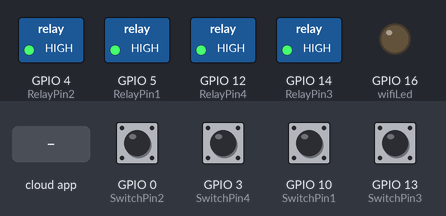
Bench run of a sketch on a simulated ESP8266 (NodeMCU). On the bench: switched loads named in the sketch (green lamp = pin HIGH), output pins drawn as LEDs (lit = HIGH). The inputs (shaded band) are chosen by the test bench; at power-on: GPIO 0 (SwitchPin2), GPIO 3 (SwitchPin4), GPIO 10 (SwitchPin1), GPIO 13 (SwitchPin3) HIGH. WiFi joins after 1.5 s; servers stay silent unless stated; what the sketch prints to the serial monitor is not drawn.

Above: at 2.7 s.
2.8 s: the phone or cloud app sets SWITCH_ID_NO_1_HERE to 1
At 3.2 s:
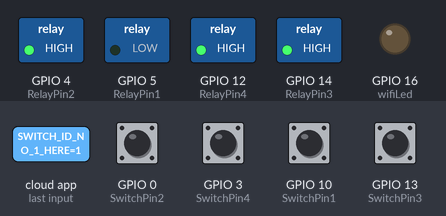
4.3 s: the phone or cloud app sets SWITCH_ID_NO_2_HERE to 1
At 5.5 s:
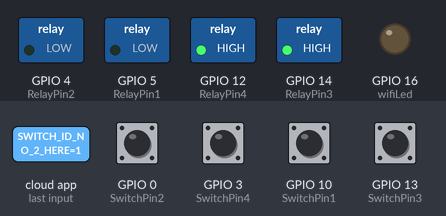
5.8 s: the phone or cloud app sets SWITCH_ID_NO_1_HERE to 0
At 6.7 s:
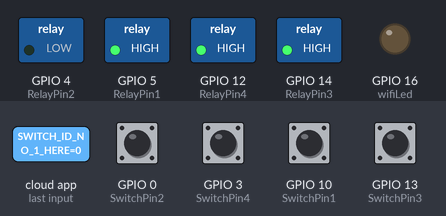
7.3 s: the phone or cloud app sets SWITCH_ID_NO_3_HERE to 1
At 7.8 s:
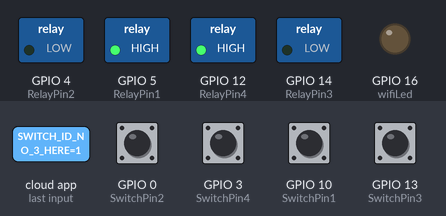
8.8 s: the phone or cloud app sets SWITCH_ID_NO_4_HERE to 1
At 10.0 s:
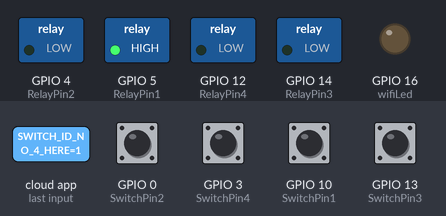
10.3 s: GPIO 0 (SwitchPin2) pulled LOW for 0.15 s
At 10.42 s:
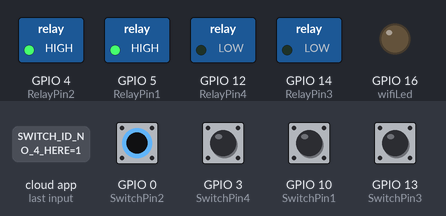
Timing chart, 0 to 13.0 s (numbered marks = the images above; inputs shaded):
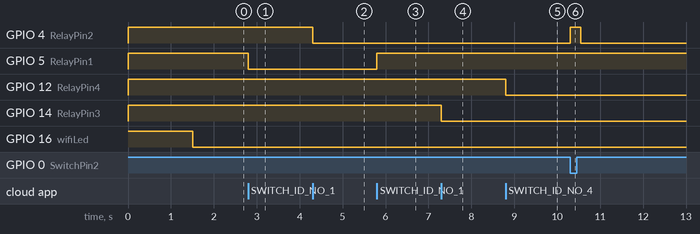

The sketch:

homeautomation.ino
```cpp
#ifdef ENABLE_DEBUG
       #define DEBUG_ESP_PORT Serial
       #define NODEBUG_WEBSOCKETS
       #define NDEBUG
#endif

#include <Arduino.h>
#include <ESP8266WiFi.h>
#include "SinricPro.h"
#include "SinricProSwitch.h"

#include <map>

#define WIFI_SSID         "Redmi Note 8"
#define WIFI_PASS         "raj44444"
#define APP_KEY           "Your app_key"
#define APP_SECRET        "Your app_secret"

#define device_ID_1   "SWITCH_ID_NO_1_HERE"
#define device_ID_2   "SWITCH_ID_NO_2_HERE"
#define device_ID_3   "SWITCH_ID_NO_3_HERE"
#define device_ID_4   "SWITCH_ID_NO_4_HERE"


#define RelayPin1 5
#define RelayPin2 4
#define RelayPin3 14
#define RelayPin4 12

#define SwitchPin1 10
#define SwitchPin2 0
#define SwitchPin3 13
#define SwitchPin4 3

#define wifiLed   16


#define BAUD_RATE   115200

#define DEBOUNCE_TIME 250

typedef struct {
  int relayPIN;
  int flipSwitchPIN;
} deviceConfig_t;


std::map<String, deviceConfig_t> devices = {

    {device_ID_1, {  RelayPin1, SwitchPin1 }},
    {device_ID_2, {  RelayPin2, SwitchPin2 }},
    {device_ID_3, {  RelayPin3, SwitchPin3 }},
    {device_ID_4, {  RelayPin4, SwitchPin4 }}
};

typedef struct {
  String deviceId;
  bool lastFlipSwitchState;
  unsigned long lastFlipSwitchChange;
} flipSwitchConfig_t;

std::map<int, flipSwitchConfig_t> flipSwitches;

void setupRelays() {
  for (auto &device : devices) {
    int relayPIN = device.second.relayPIN;
    pinMode(relayPIN, OUTPUT);
    digitalWrite(relayPIN, HIGH);
  }
}

void setupFlipSwitches() {
  for (auto &device : devices)  {
    flipSwitchConfig_t flipSwitchConfig;
    flipSwitchConfig.deviceId = device.first;
    flipSwitchConfig.lastFlipSwitchChange = 0;
    flipSwitchConfig.lastFlipSwitchState = true;

    int flipSwitchPIN = device.second.flipSwitchPIN;

    flipSwitches[flipSwitchPIN] = flipSwitchConfig;
    pinMode(flipSwitchPIN, INPUT_PULLUP);
  }
}

bool onPowerState(String deviceId, bool &state)
{
  Serial.printf("%s: %s\r\n", deviceId.c_str(), state ? "on" : "off");
  int relayPIN = devices[deviceId].relayPIN;
  digitalWrite(relayPIN, !state);
  return true;
}

void handleFlipSwitches() {
  unsigned long actualMillis = millis();
  for (auto &flipSwitch : flipSwitches) {
    unsigned long lastFlipSwitchChange = flipSwitch.second.lastFlipSwitchChange;
    if (actualMillis - lastFlipSwitchChange > DEBOUNCE_TIME) {

      int flipSwitchPIN = flipSwitch.first;
      bool lastFlipSwitchState = flipSwitch.second.lastFlipSwitchState;
      bool flipSwitchState = digitalRead(flipSwitchPIN);
      if (flipSwitchState != lastFlipSwitchState) {
#ifdef TACTILE_BUTTON
        if (flipSwitchState) {
#endif
          flipSwitch.second.lastFlipSwitchChange = actualMillis;
          String deviceId = flipSwitch.second.deviceId;
          int relayPIN = devices[deviceId].relayPIN;
          bool newRelayState = !digitalRead(relayPIN);
          digitalWrite(relayPIN, newRelayState);

          SinricProSwitch &mySwitch = SinricPro[deviceId];
          mySwitch.sendPowerStateEvent(!newRelayState);
#ifdef TACTILE_BUTTON
        }
#endif
        flipSwitch.second.lastFlipSwitchState = flipSwitchState;
      }
    }
  }
}

void setupWiFi()
{
  Serial.printf("\r\n[Wifi]: Connecting");
  WiFi.begin(WIFI_SSID, WIFI_PASS);

  while (WiFi.status() != WL_CONNECTED)
  {
    Serial.printf(".");
    delay(250);
  }
  digitalWrite(wifiLed, LOW);
  Serial.printf("connected!\r\n[WiFi]: IP-Address is %s\r\n", WiFi.localIP().toString().c_str());
}

void setupSinricPro()
{
  for (auto &device : devices)
  {
    const char *deviceId = device.first.c_str();
    SinricProSwitch &mySwitch = SinricPro[deviceId];
    mySwitch.onPowerState(onPowerState);
  }

  SinricPro.begin(APP_KEY, APP_SECRET);
  SinricPro.restoreDeviceStates(true);
}

void setup()
{
  Serial.begin(BAUD_RATE);

  pinMode(wifiLed, OUTPUT);
  digitalWrite(wifiLed, HIGH);

  setupRelays();
  setupFlipSwitches();
  setupWiFi();
  setupSinricPro();
}

void loop()
{
  SinricPro.handle();
  handleFlipSwitches();
}
```

Measured:
- after the input at 2.8 s, GPIO 5 (RelayPin1): HIGH → LOW at once
- after the input at 4.3 s, GPIO 4 (RelayPin2): HIGH → LOW at once
- after the input at 5.8 s, GPIO 5 (RelayPin1): LOW → HIGH at once
- after the input at 7.3 s, GPIO 14 (RelayPin3): HIGH → LOW at once
- after the input at 8.8 s, GPIO 12 (RelayPin4): HIGH → LOW at once
- after the input at 10.3 s, GPIO 4 (RelayPin2): LOW → HIGH at once, → LOW 0.25 s later
